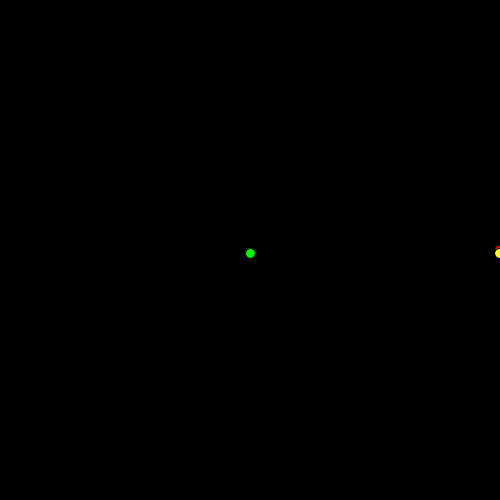
Frame 1 (no input)
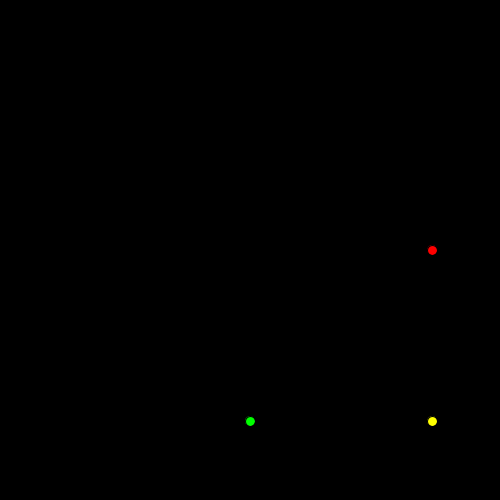
Frame 60 (the mouse pressed at the canvas centre just before this capture)
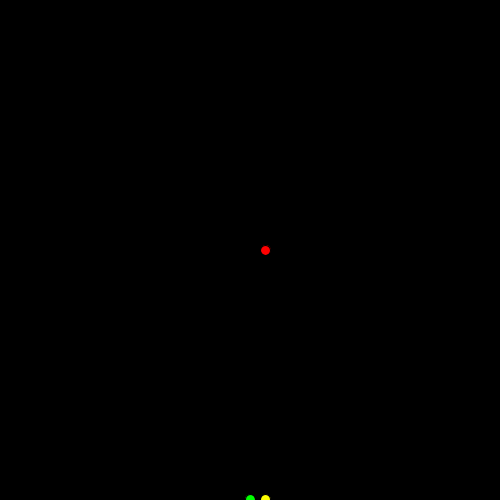
Frame 120 (the mouse held since frame 60 and released just before this capture)

The Processing sketch that drew these frames (run headless with seeded random() and noise(); from frame 60 on, the mouse is pressed at the canvas centre):

// Processing sketch: sin_cosine_processing
// ── sin_cosine_processing.pde
// keep track of where we are on the wave
float theta = 0.0;
// how fast do we move thru the wave
float delta = TWO_PI * .002;
// radius of circle
float radius;

void setup() {
  size(500, 500);
  radius = width/2;
}
void draw() {
  // advance thru wave
  theta += delta;
  background(0);
  // x and y are equal to the theta
  // of cosine and sine, respectively
  float x = cos(theta) * radius;
  float y = sin(theta) * radius;
  
  // offset to middle screen
  x+= width/2;
  y+= height/2;
  
  // draw cos x in red
  fill(255,0,0);
  ellipse(x, height/2, 10, 10);
  // draw sin y in green
  fill(0,255,0);
  ellipse(width/2, y, 10, 10);
  // draw both together
  fill(255,255,0);
  ellipse(x, y, 10, 10);
}
